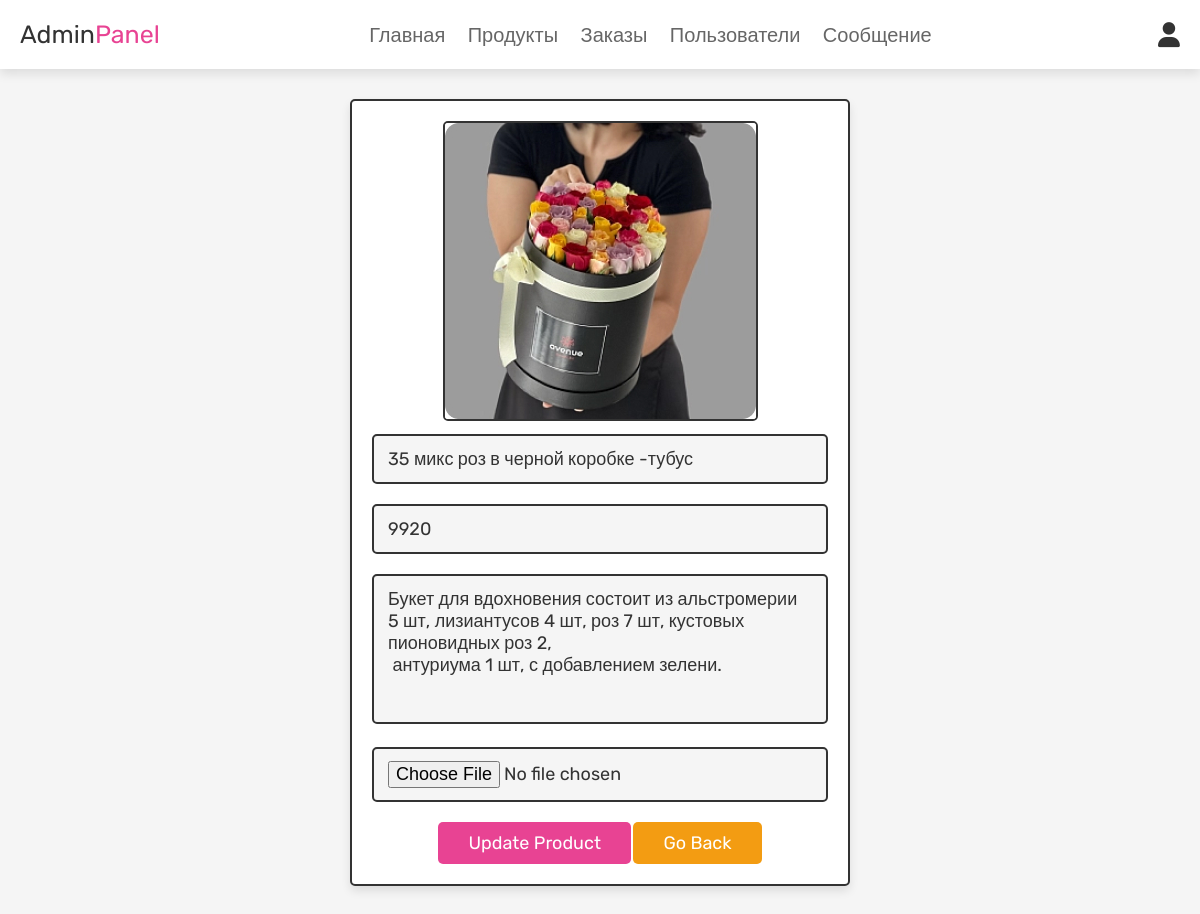
Screenshot of /admin_update_product.php?update=21 (signed in) with the database file from the repository.
### tables this page shows
CREATE TABLE `products` (
  `id` int(100) NOT NULL,
  `name` varchar(100) NOT NULL,
  `details` varchar(500) NOT NULL,
  `price` int(100) NOT NULL,
  `image` varchar(100) NOT NULL
);

### admin_update_product.php (the view, shortened to what this page needs)
<?php
@include 'config.php';
?>
<!DOCTYPE html>
<html lang="en">
<head>
   <link rel="stylesheet" href="https://cdnjs.cloudflare.com/ajax/libs/font-awesome/6.0.0/css/all.min.css">
   <link rel="stylesheet" href="css/admin_style.css">
</head>
<body>
<?php @include 'admin_header.php'; ?>
<section class="update-product">
<?php
   $update_id = $_GET['update'];
   $select_products = mysqli_query($conn, "SELECT * FROM `products` WHERE id = '$update_id'") or die('query failed');
   if(mysqli_num_rows($select_products) > 0){
      while($fetch_products = mysqli_fetch_assoc($select_products)){
?>
<form action="" method="post" enctype="multipart/form-data">
   <img src="uploaded_img/<?php echo $fetch_products['image']; ?>" class="image"  alt="">
   <input type="text" class="box" value="<?php echo $fetch_products['name']; ?>" required placeholder="update product name" name="name">
   <input type="number" min="0" class="box" value="<?php echo $fetch_products['price']; ?>" required placeholder="update product price" name="price">
   <textarea name="details" class="box" required placeholder="update product details" cols="30" rows="10"><?php echo $fetch_products['details']; ?></textarea>
   <input type="file" accept="image/jpg, image/jpeg, image/png" class="box" name="image">
   <input type="submit" value="update product" name="update_product" class="btn">
   <a href="admin_products.php" class="option-btn">go back</a>
</form>
<?php
      }
   }else{
      echo '<p class="empty">no update product select</p>';
   }
?>
</section>
</body>
</html>

### css/admin_style.css (style rules this page uses)
:root { --pink:#e84393; --red:#c0392b; --orange:#f39c12; --black:#333; --white:#fff; --light-color:#666; --light-white:#ccc; --light-bg:#f5f5f5; --border:.2rem solid var(--black); --box-shadow:0 .5rem 1rem rgba(0,0,0,.1); }
* { font-family: 'Rubik', sans-serif; margin:0; padding:0; box-sizing: border-box; outline: none; border:none; text-decoration: none; transition:all .2s linear; }
html { font-size: 62.5%; overflow-x: hidden; scroll-behavior: smooth; scroll-padding-top: 6.5rem; }
body { background: var(--light-bg); }
section { padding:3rem 2rem; }
.btn, .delete-btn, .option-btn { display: inline-block; border-radius: .5rem; margin-top: 1rem; font-size: 1.8rem; color:var(--white); cursor: pointer; padding:1rem 3rem; text-transform: capitalize; }
.btn { background-color: var(--pink); }
.option-btn { background-color: var(--orange); }
.update-product form { max-width: 50rem; border-radius: .5rem; background-color: var(--white); border:var(--border); padding:2rem; text-align: center; margin:0 auto; box-shadow: var(--box-shadow); }
.update-product form .box { width: 100%; margin:1rem 0; font-size: 1.8rem; color:var(--black); border-radius: .5rem; background-color: var(--light-bg); padding:1.2rem 1.4rem; border:var(--border); }
.update-product form textarea { height: 15rem; resize: none; }
.update-product .image { height: 30rem; border:var(--border); border-radius: .5rem; }

### rows the page displays
products: image (picture), name "35 микс роз в черной коробке -тубус", price "9920", details "Букет для вдохновения состоит из альстромерии 5 шт, лизиантусов 4 шт, роз 7 шт, кустовых пионовидных роз 2, антуриума 1 шт, с добавлением зелени."
